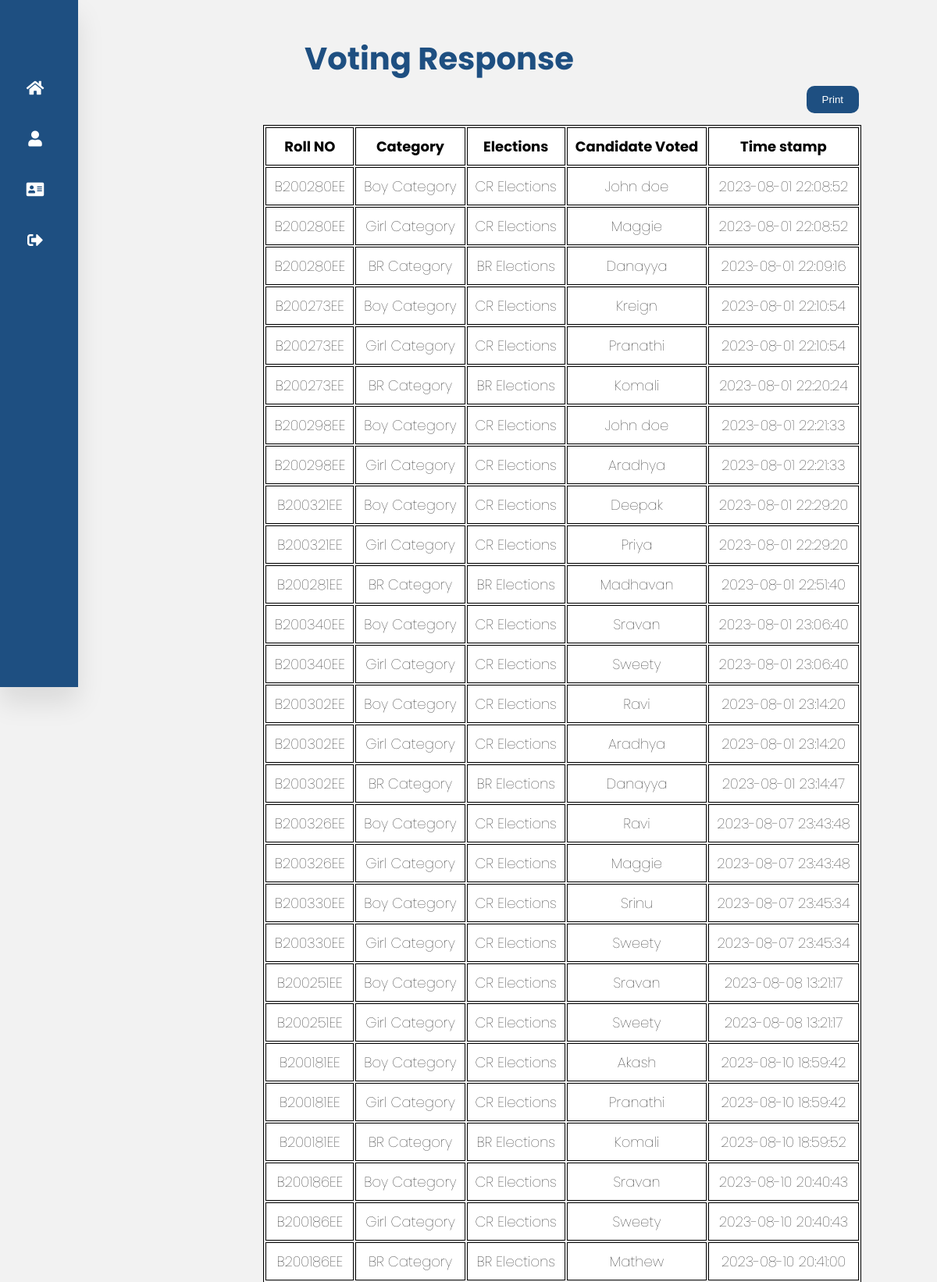
Screenshot of /dis_votingresponse.php (upper part) with the database file from the repository.
### tables this page shows
CREATE TABLE `voting_response` (
  `sno` smallint(6) NOT NULL,
  `roll_number` char(10) NOT NULL,
  `category` varchar(30) NOT NULL,
  `elections` varchar(30) NOT NULL,
  `candidate` varchar(30) NOT NULL,
  `t_stamp` datetime NOT NULL DEFAULT current_timestamp() ON UPDATE current_timestamp()
);

### dis_votingresponse.php (the view, shortened to what this page needs)
<!DOCTYPE html>
<html lang="en">
<head>
  <link rel="stylesheet" href="navstyles.css">
     <link rel="stylesheet" href="https://cdnjs.cloudflare.com/ajax/libs/font-awesome/5.15.4/css/all.min.css" />
  <link rel="stylesheet" href="alanding-style.css">
</head>
<body>
<nav>
    <div class="navbar" id="mySidebar1">
      <ul>
        <li>
          <a href="admin_landing.php">
            <i class="fas fa-home"></i>
          </a>
        </li>
        <li>
          <a href="profileadmin_final.php">
            <i class="fas fa-user"></i>
          </a>
        </li>
        <li>
          <a href="users.php" class="users">
            <i class="fas fa-address-card"></i>
          </a>
        </li>
        <li>
          <a href="logout.php" class="logout">
            <i class="fas fa-sign-out-alt"></i>
          </a>
        </li>
      </ul>
    </div>
  </nav>
<form action="">
  <input value='Print' type='button' onclick='handlePrint()' style="color:white;float:right;margin:10px 100px; padding:10px 20px;border-radius:10px;background-color:#1e4f81" />
</form>
<div class="list" style="padding-left:20%">
<?php
include('dbconfig.php');
$sql = "SELECT * FROM voting_response";
$result = $conn->query($sql);
if ($result->num_rows > 0) {
?>
<h2>Voting Response</h2>
<table class='test'>
  <tr>
    <th>Roll NO</th>
    <th>Category</th>
    <th>Elections</th>
    <th>Candidate Voted</th>
    <th>Time stamp</th>
  </tr>
  <?php
  while($row = $result->fetch_assoc()) {
    ?>
    <tr>
     <td><?php echo $row["roll_number"]; ?></td>
     <td><?php echo $row["category"]?></td>
     <td><?php echo $row["elections"]?> </td>
     <td><?php echo $row["candidate"]?> </td>
<td><?php echo $row["t_stamp"]?> </td>
    </tr>
  <?php
  }}
  else {
    echo "0 results";
  }
  ?>
</table>
</div>
</body>
</html>

### navstyles.css (style rules this page uses)
#mySidebar1.navbar { position: fixed; top: 0; left: 0; bottom: 0; width: 25%; height: 110vh; background-color: #1e4f81; width: 100px; overflow-x: hidden; transition: width 0.5s linear; box-shadow: 0 20px 35px rgba(0, 0, 0, 0.1); }
#mySidebar1.navbar i.fas { color: white; position: relative; width: 70px; height: 40px; top: 3px; font-size: 20px; text-align: center; }
#mySidebar1.navbar a { position: relative; top: 25px; color: rgb(248, 248, 248); font-size: 20px; display: table; width: 300px; padding: 10px; }

### alanding-style.css (style rules this page uses)
body { padding-top: 100px; background-color: #F2F2F2; font-family: "Poppins", sans-serif; }
* { margin: 0; padding: 0; outline: none; border: none; text-decoration: none; list-style: none; box-sizing: border-box; }
.navbar { height: 100%; width: 0; position: fixed; z-index: 1; top: 0; left: 0; background-color: #1e4f81; overflow-x: hidden; transition: 0.5s; padding-top: 60px; }
.navbar a { padding: 15px 15px 10px 20px; text-decoration: none; font-size: 22px; color: white; display: block; transition: 0.3s; }
h2 { color: #1e4f81; font-size: 40px; position: relative; top:-55px; padding-left:150px; }

### dis_votingresponse.php (style rules this page uses)
table { margin: 0 auto; font-size: large; border: 1px solid black; }
h2 { color: #1e4f81; font-size: 40px; position: relative; top:-55px; padding-left:150px; }
td { border: 1px solid black; }
th, td { background-color: white; font-weight: bold; border: 1px solid black; padding: 10px; text-align: center; }
td { font-weight: lighter; }

### rows the page displays
voting_response: roll_number "B200280EE", category "Boy Category", elections "CR Elections", candidate "John doe", t_stamp "2023-08-01 22:08:52"
voting_response: roll_number "B200280EE", category "Girl Category", elections "CR Elections", candidate "Maggie", t_stamp "2023-08-01 22:08:52"
voting_response: roll_number "B200280EE", category "BR Category", elections "BR Elections", candidate "Danayya", t_stamp "2023-08-01 22:09:16"
voting_response: roll_number "B200273EE", category "Boy Category", elections "CR Elections", candidate "Kreign", t_stamp "2023-08-01 22:10:54"
voting_response: roll_number "B200273EE", category "Girl Category", elections "CR Elections", candidate "Pranathi", t_stamp "2023-08-01 22:10:54"
voting_response: roll_number "B200273EE", category "BR Category", elections "BR Elections", candidate "Komali", t_stamp "2023-08-01 22:20:24"
voting_response: roll_number "B200298EE", category "Boy Category", elections "CR Elections", candidate "John doe", t_stamp "2023-08-01 22:21:33"
voting_response: roll_number "B200298EE", category "Girl Category", elections "CR Elections", candidate "Aradhya", t_stamp "2023-08-01 22:21:33"
voting_response: roll_number "B200321EE", category "Boy Category", elections "CR Elections", candidate "Deepak", t_stamp "2023-08-01 22:29:20"
voting_response: roll_number "B200321EE", category "Girl Category", elections "CR Elections", candidate "Priya", t_stamp "2023-08-01 22:29:20"
voting_response: roll_number "B200281EE", category "BR Category", elections "BR Elections", candidate "Madhavan", t_stamp "2023-08-01 22:51:40"
voting_response: roll_number "B200340EE", category "Boy Category", elections "CR Elections", candidate "Sravan", t_stamp "2023-08-01 23:06:40"
voting_response: roll_number "B200340EE", category "Girl Category", elections "CR Elections", candidate "Sweety", t_stamp "2023-08-01 23:06:40"
voting_response: roll_number "B200302EE", category "Boy Category", elections "CR Elections", candidate "Ravi", t_stamp "2023-08-01 23:14:20"
voting_response: roll_number "B200302EE", category "Girl Category", elections "CR Elections", candidate "Aradhya", t_stamp "2023-08-01 23:14:20"
voting_response: roll_number "B200302EE", category "BR Category", elections "BR Elections", candidate "Danayya", t_stamp "2023-08-01 23:14:47"
voting_response: roll_number "B200326EE", category "Boy Category", elections "CR Elections", candidate "Ravi", t_stamp "2023-08-07 23:43:48"
voting_response: roll_number "B200326EE", category "Girl Category", elections "CR Elections", candidate "Maggie", t_stamp "2023-08-07 23:43:48"
voting_response: roll_number "B200330EE", category "Boy Category", elections "CR Elections", candidate "Srinu", t_stamp "2023-08-07 23:45:34"
voting_response: roll_number "B200330EE", category "Girl Category", elections "CR Elections", candidate "Sweety", t_stamp "2023-08-07 23:45:34"
voting_response: roll_number "B200251EE", category "Boy Category", elections "CR Elections", candidate "Sravan", t_stamp "2023-08-08 13:21:17"
voting_response: roll_number "B200251EE", category "Girl Category", elections "CR Elections", candidate "Sweety", t_stamp "2023-08-08 13:21:17"
voting_response: roll_number "B200181EE", category "Boy Category", elections "CR Elections", candidate "Akash", t_stamp "2023-08-10 18:59:42"
voting_response: roll_number "B200181EE", category "Girl Category", elections "CR Elections", candidate "Pranathi", t_stamp "2023-08-10 18:59:42"
voting_response: roll_number "B200181EE", category "BR Category", elections "BR Elections", candidate "Komali", t_stamp "2023-08-10 18:59:52"
voting_response: roll_number "B200186EE", category "Boy Category", elections "CR Elections", candidate "Sravan", t_stamp "2023-08-10 20:40:43"
voting_response: roll_number "B200186EE", category "Girl Category", elections "CR Elections", candidate "Sweety", t_stamp "2023-08-10 20:40:43"
voting_response: roll_number "B200186EE", category "BR Category", elections "BR Elections", candidate "Mathew", t_stamp "2023-08-10 20:41:00"
